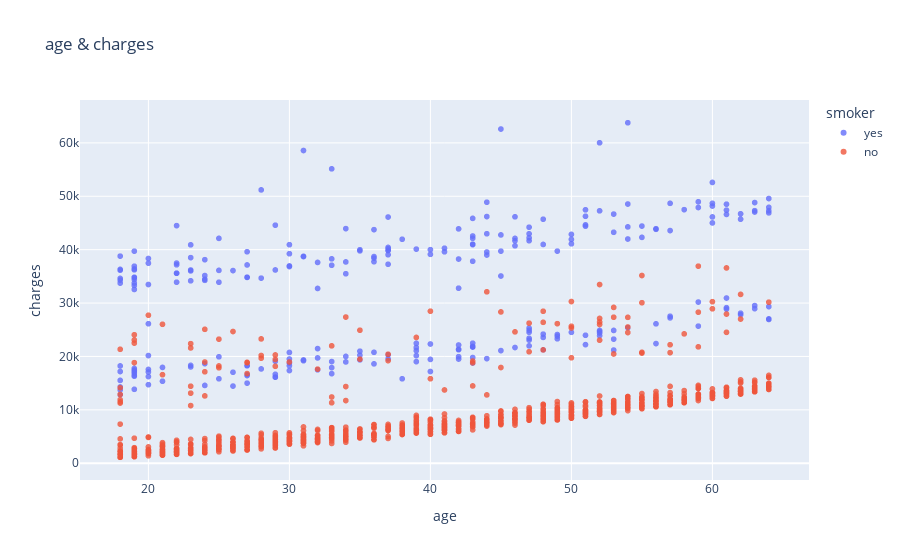

Notebook source saved alongside this figure:
### Code cell
fig=px.scatter(medical_df,
               x='age',
               y='charges',
               color='smoker',
               opacity=0.8,
               hover_data=['sex'],
               title='age & charges'
)
fig.show()

### Figure 1 — Plotly figure (JSON) as saved in the notebook; plotly's stock layout.template omitted (floating-point values rounded to 4 significant figures; data arrays with more than 128 entries replaced by an {"elided": "..."} marker saying what was removed)
{"data": [{"customdata": {"elided": "274x1 str values"}, "hovertemplate": "smoker=yes<br>age=%{x}<br>charges=%{y}<br>sex=%{customdata[0]}<extra></extra>", "legendgroup": "yes", "marker": {"color": "#636efa", "opacity": 0.8, "symbol": "circle"}, "mode": "markers", "name": "yes", "showlegend": true, "type": "scattergl", "x": {"elided": "274 int values"}, "xaxis": "x", "y": {"elided": "274 float values"}, "yaxis": "y"}, {"customdata": {"elided": "1064x1 str values"}, "hovertemplate": "smoker=no<br>age=%{x}<br>charges=%{y}<br>sex=%{customdata[0]}<extra></extra>", "legendgroup": "no", "marker": {"color": "#EF553B", "opacity": 0.8, "symbol": "circle"}, "mode": "markers", "name": "no", "showlegend": true, "type": "scattergl", "x": {"elided": "1064 int values"}, "xaxis": "x", "y": {"elided": "1064 float values"}, "yaxis": "y"}], "layout": {"legend": {"title": {"text": "smoker"}, "tracegroupgap": 0}, "title": {"text": "age & charges"}, "xaxis": {"anchor": "y", "domain": [0, 1], "title": {"text": "age"}}, "yaxis": {"anchor": "x", "domain": [0, 1], "title": {"text": "charges"}}}}
